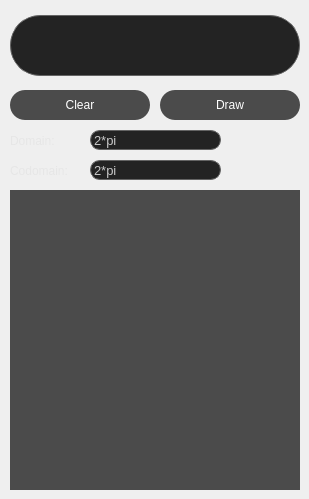
    <widget class="QWidget" name="graph">
     <widget class="QCustomPlot" name="custom_plot" native="true">
      <property name="geometry">
       <rect>
        <x>10</x>
        <y>190</y>
        <width>290</width>
        <height>300</height>
       </rect>
      </property>
      <property name="styleSheet">
       <string notr="true">background-color:rgb(75, 75, 75)</string>
      </property>
     </widget>
     <widget class="QLineEdit" name="line_edit_domain">
      <property name="geometry">
       <rect>
        <x>90</x>
        <y>130</y>
        <width>131</width>
        <height>20</height>
       </rect>
      </property>
      <property name="styleSheet">
       <string notr="true">
QLineEdit {
    border: 1px solid rgb(100 ,100, 100); /* Border color and width */
    border-radius: 10px; /* Rounded corners */
    padding: 1px; /* Padding inside the QLineEdit */
    background-color: rgb(35,35,35); /* Background color */
    color: rgb(200, 200, 200); /* Text color */
	font-size: 10pt;
    alignment: center; /* or left, right, justify */
}

QLineEdit:focus {
    border: 1px solid #FF8800; /* Border color when QLineEdit is focused */
    background-color: rgb(35, 35, 35); /* Background color when QLineEdit is focused */
}</string>
      </property>
      <property name="inputMask">
       <string/>
      </property>
      <property name="text">
       <string>2*pi</string>
      </property>
      <property name="maxLength">
       <number>20</number>
      </property>
     </widget>
     <widget class="QLineEdit" name="line_edit_codomain">
      <property name="geometry">
       <rect>
        <x>90</x>
        <y>160</y>
        <width>131</width>
        <height>20</height>
       </rect>
      </property>
      <property name="styleSheet">
       <string notr="true">
QLineEdit {
    border: 1px solid rgb(100 ,100, 100); /* Border color and width */
    border-radius: 10px; /* Rounded corners */
    padding: 1px; /* Padding inside the QLineEdit */
    background-color: rgb(35,35,35); /* Background color */
    color: rgb(200, 200, 200); /* Text color */
	font-size: 10pt;
    alignment: center; /* or left, right, justify */
}

QLineEdit:focus {
    border: 1px solid #FF8800; /* Border color when QLineEdit is focused */
    background-color: rgb(35, 35, 35); /* Background color when QLineEdit is focused */
}</string>
      </property>
      <property name="inputMask">
       <string/>
      </property>
      <property name="text">
       <string>2*pi</string>
      </property>
      <property name="maxLength">
       <number>20</number>
      </property>
     </widget>
     <widget class="QLabel" name="label_domain">
      <property name="geometry">
       <rect>
        <x>10</x>
        <y>130</y>
        <width>61</width>
        <height>21</height>
       </rect>
      </property>
      <property name="styleSheet">
       <string notr="true">
    color: rgb(230,230,230); /* Text color */</string>
      </property>
      <property name="text">
       <string>Domain:</string>
      </property>
     </widget>
     <widget class="QLabel" name="label_codomain">
      <property name="geometry">
       <rect>
        <x>10</x>
        <y>160</y>
        <width>71</width>
        <height>21</height>
       </rect>
      </property>
      <property name="styleSheet">
       <string notr="true">
    color: rgb(230,230,230); /* Text color */</string>
      </property>
      <property name="text">
       <string>Codomain:</string>
      </property>
     </widget>
     <widget class="QPushButton" name="push_button_graph_clear">
      <property name="geometry">
       <rect>
        <x>10</x>
        <y>90</y>
        <width>140</width>
        <height>30</height>
       </rect>
      </property>
      <property name="styleSheet">
       <string notr="true">QPushButton {
    background-color: rgb(75, 75, 75); /* Background color */
    color: #FFF; /* Text color */
    border: 0px solid #007ACC; /* Border color and width */
    border-radius: 15px; /* Rounded corners */
}

QPushButton:hover {
    background-color: rgb(85, 85, 85); /* Background color on hover */
    border: 1px solid #FF8800; /* Border color on hover */
}

QPushButton:pressed {
    background-color: rgb(65, 65, 65); /* Background color when pressed */
    border: 1px solid #FF8800; /* Border color on hover */
}</string>
      </property>
      <property name="text">
       <string>Clear</string>
      </property>
     </widget>
     <widget class="QPushButton" name="push_button_graph_draw">
      <property name="geometry">
       <rect>
        <x>160</x>
        <y>90</y>
        <width>140</width>
        <height>30</height>
       </rect>
      </property>
      <property name="styleSheet">
       <string notr="true">QPushButton {
    background-color: rgb(75, 75, 75); /* Background color */
    color: #FFF; /* Text color */
    border: 0px solid #007ACC; /* Border color and width */
    border-radius: 15px; /* Rounded corners */
}

QPushButton:hover {
    background-color: rgb(85, 85, 85); /* Background color on hover */
    border: 1px solid #FF8800; /* Border color on hover */
}

QPushButton:pressed {
    background-color: rgb(65, 65, 65); /* Background color when pressed */
    border: 1px solid #FF8800; /* Border color on hover */
}</string>
      </property>
      <property name="text">
       <string>Draw</string>
      </property>
     </widget>
     <widget class="QLineEdit" name="line_edit_graph_expression">
      <property name="geometry">
       <rect>
        <x>10</x>
        <y>15</y>
        <width>290</width>
        <height>61</height>
       </rect>
      </property>
      <property name="styleSheet">
       <string notr="true">
QLineEdit {
    border: 1px solid rgb(100 ,100, 100); /* Border color and width */
    border-radius: 30px; /* Rounded corners */
    padding: 5px; /* Padding inside the QLineEdit */
    background-color: rgb(35,35,35); /* Background color */
    color: rgb(200, 200, 200); /* Text color */
}

QLineEdit:focus {
    border: 1px solid #FF8800; /* Border color when QLineEdit is focused */
    background-color: rgb(35, 35, 35); /* Background color when QLineEdit is focused */
}</string>
      </property>
      <property name="text">
       <string/>
      </property>
      <property name="clearButtonEnabled">
       <bool>false</bool>
      </property>
     </widget>
    </widget>
